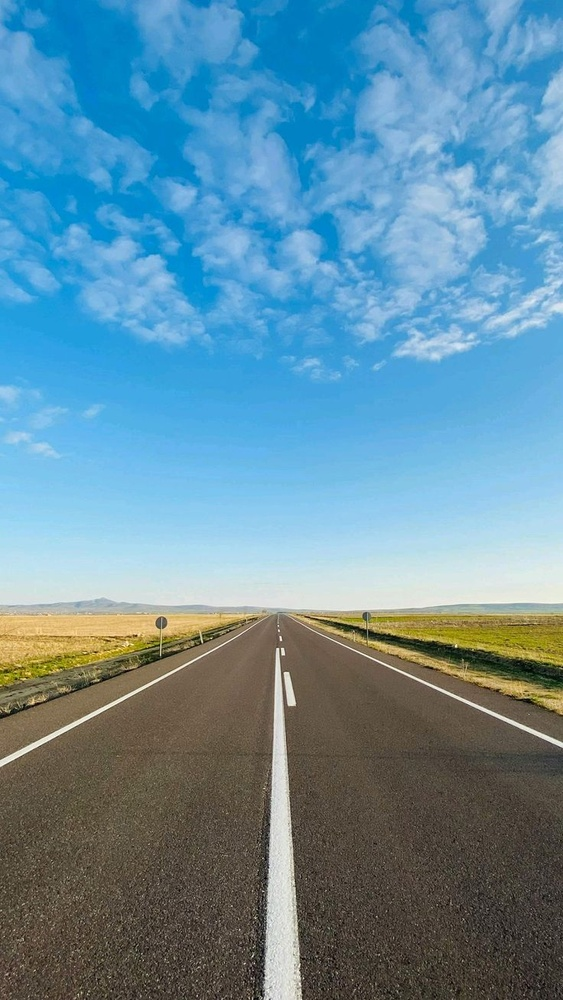
#> input picture road.jpg, 563 x 1000 px, shrunk from 736 x 1308 before the run
$ python week2_HSVTryOne.py
#> lines starting #> are read from the running program, lines starting #| are printed output that depends on the picture; after the words box and inside, x2 and y2 are one past the last pixel; in counts of white or black regions, pixels touching at a corner belong together
import cv2 as cv
import numpy as np

img = cv.imread('road.jpg')
#> img is the input picture: shape (1000, 563, 3); mean B, G, R 161.2, 141.2, 99.1
cv.imshow('ROAD',img)

gray = cv.cvtColor(img, cv.COLOR_BGR2GRAY)
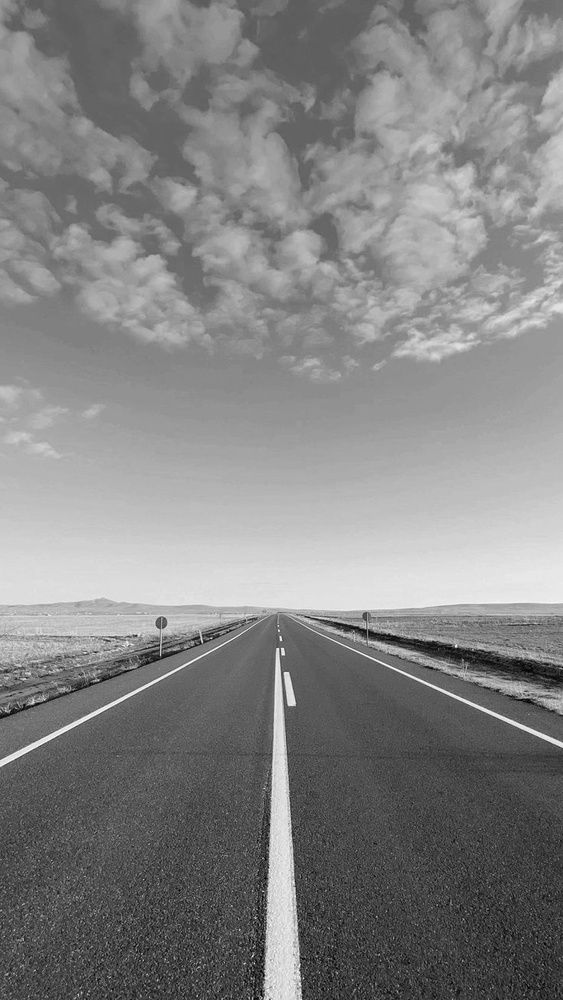
#> gray: shape (1000, 563); min 0, max 253, mean 130.9
cv.imshow('GRAY',gray)

hsv = cv.cvtColor(img, cv.COLOR_BGR2HSV)
#> hsv: shape (1000, 563, 3); mean H, S, V 68.4, 118.6, 173.6
cv.imshow('HSV',hsv)

blur = cv.GaussianBlur(gray, (7,7), 0)
cv.imshow('BLUR', blur)

edge = cv.Canny(blur, 200, 255)
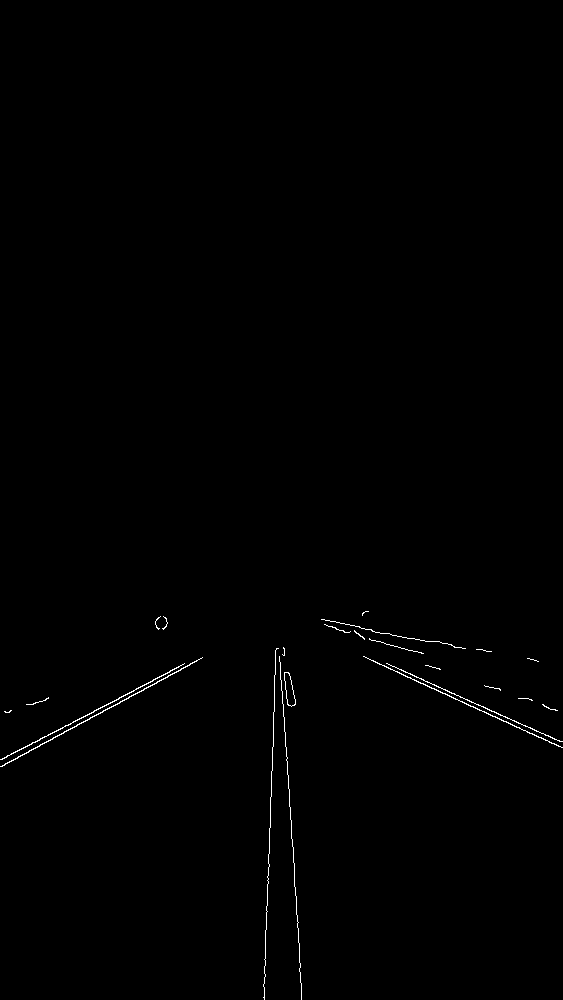
#> edge: shape (1000, 563); 0.41% white in thin lines or dots, all inside (x1, y1, x2, y2) = (0, 611, 563, 1000)
cv.imshow('CANNY EDGE', edge)

mask = cv.inRange(cv.GaussianBlur(hsv, (9,9), 0), np.array([0,0,110]), np.array([60,60,200]))
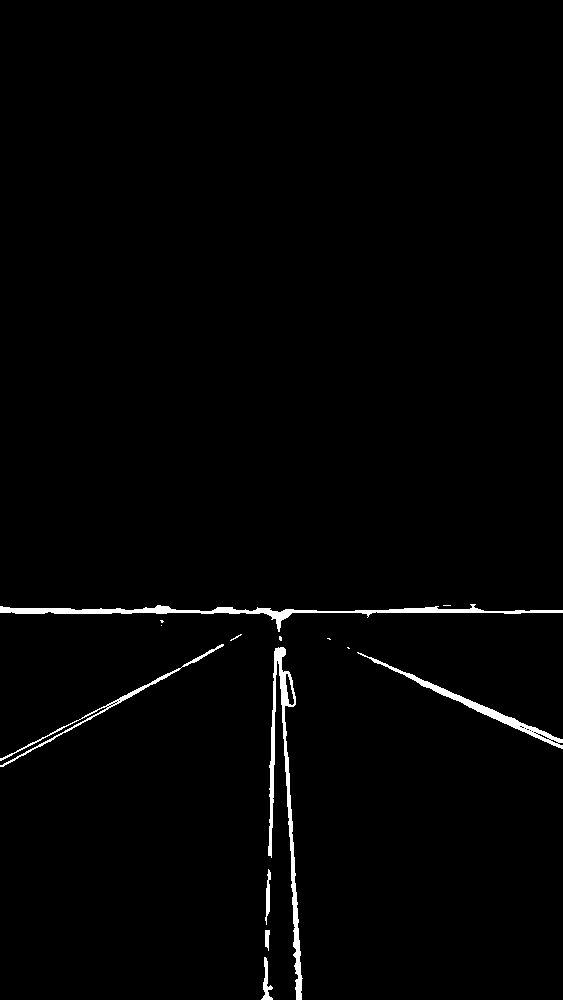
#> mask: shape (1000, 563); 1.4% white; 14 white regions (7 under 20 px)
result = cv.bitwise_and(hsv, hsv, mask=mask)
#> result: shape (1000, 563, 3); mean H, S, V 0.4, 0.4, 2.4
cv.imshow('MASKED', result)

contours, hierarchy = cv.findContours(edge, cv.RETR_LIST, cv.CHAIN_APPROX_SIMPLE)
#> contours = 24 contours, 18 with area under 20; largest, box (x1, y1, x2, y2) and area: (284, 672, 296, 707) 226, (284, 672, 296, 707) 221, (0, 657, 203, 767) 106, (0, 663, 185, 760) 88, (363, 656, 563, 748) 75, (386, 663, 563, 742) 48
cv.drawContours(img, contours, -1, (0,0,255), 3)
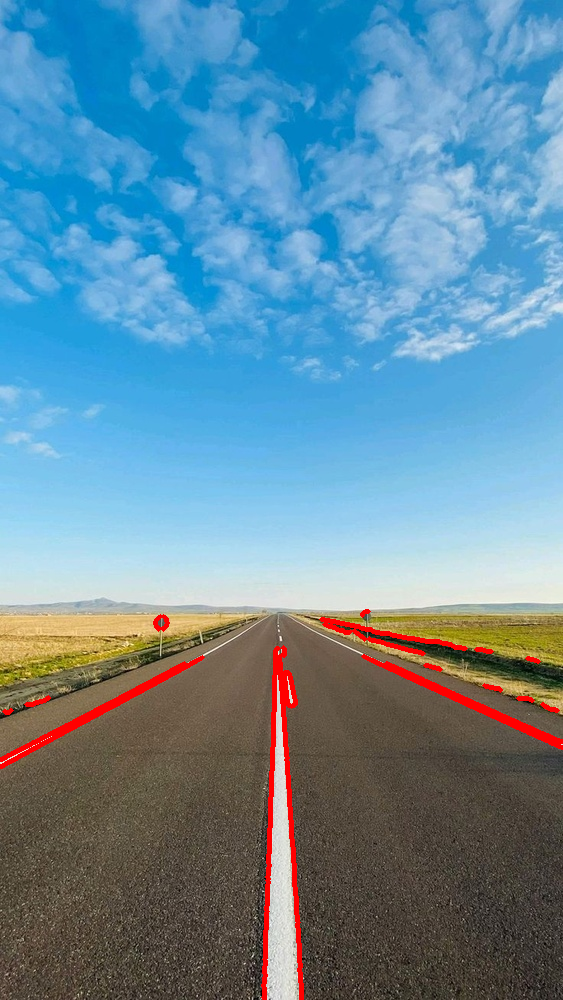
#> img: shape (1000, 563, 3); 1.77% of pixels changed, all inside (x1, y1, x2, y2) = (0, 609, 563, 1000)
cv.imshow('CONTOURS IMG', img)

cv.waitKey(0)

$ run again, with value.png saved as road.jpg
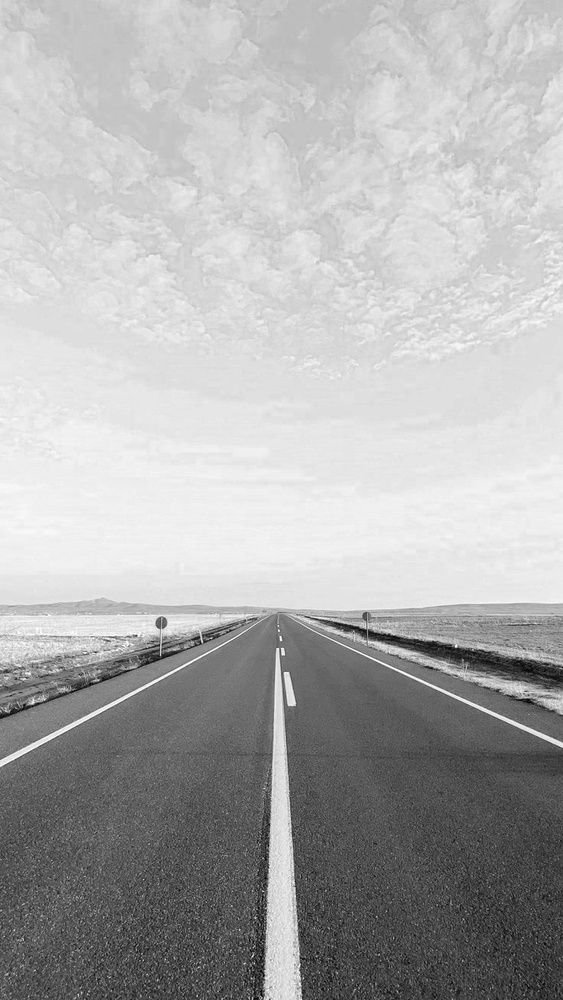
#> input picture value.png, 563 x 1000 px, shrunk from 736 x 1308 before the run
#> img is the input picture: shape (1000, 563, 3); min 0, max 255, mean 173.6
#> hsv: shape (1000, 563, 3); mean H, S, V 0, 0, 173.6
#> edge: shape (1000, 563); 0.44% white in thin lines or dots, all inside (x1, y1, x2, y2) = (0, 611, 563, 1000)
#> `mask = cv.inRange(cv.GaussianBlur(hsv, (9,9), 0), np.array([0,0,110]),..`:
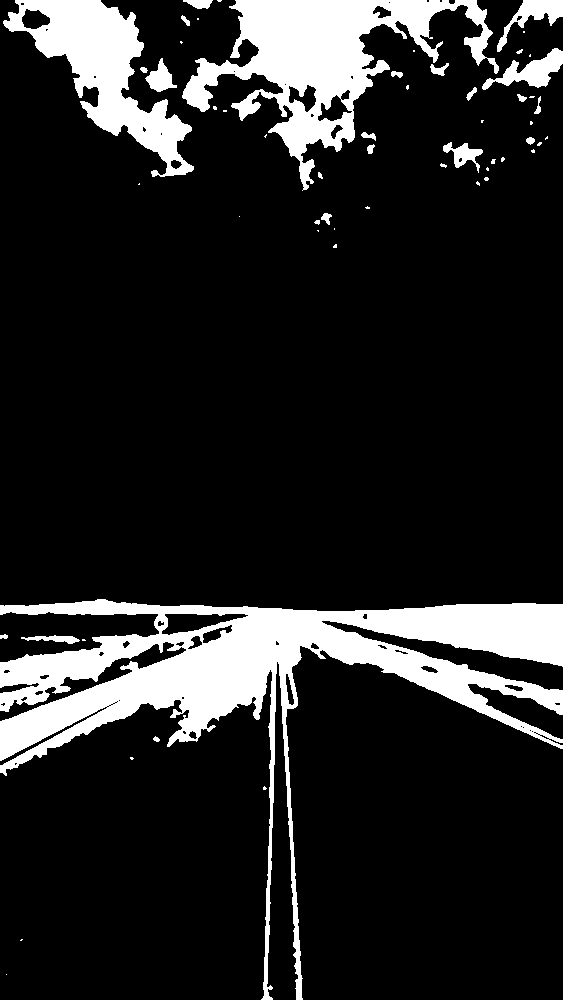
#> mask: shape (1000, 563); 14.7% white; 58 white regions (32 under 20 px)
#> result: shape (1000, 563, 3); mean H, S, V 0, 0, 24.6
#> contours = 29 contours, 23 with area under 20; largest, box (x1, y1, x2, y2) and area: (284, 671, 296, 707) 228, (284, 671, 296, 707) 224, (0, 661, 196, 767) 100, (0, 669, 174, 760) 85, (366, 657, 563, 748) 77, (399, 669, 563, 742) 46
#> `cv.drawContours(img, contours, -1, (0,0,255), 3)`:
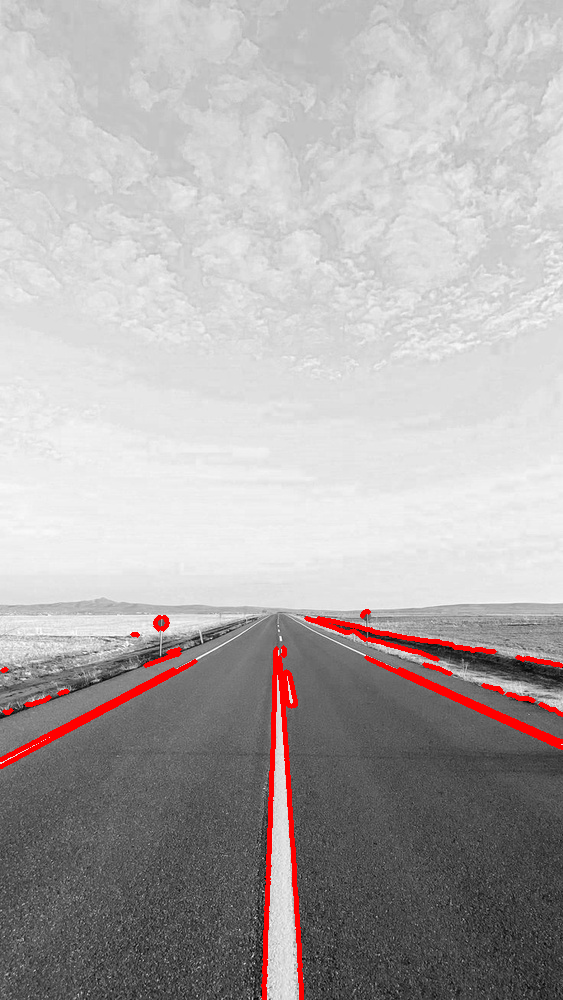
#> img: shape (1000, 563, 3); 1.91% of pixels changed, all inside (x1, y1, x2, y2) = (0, 609, 563, 1000)
